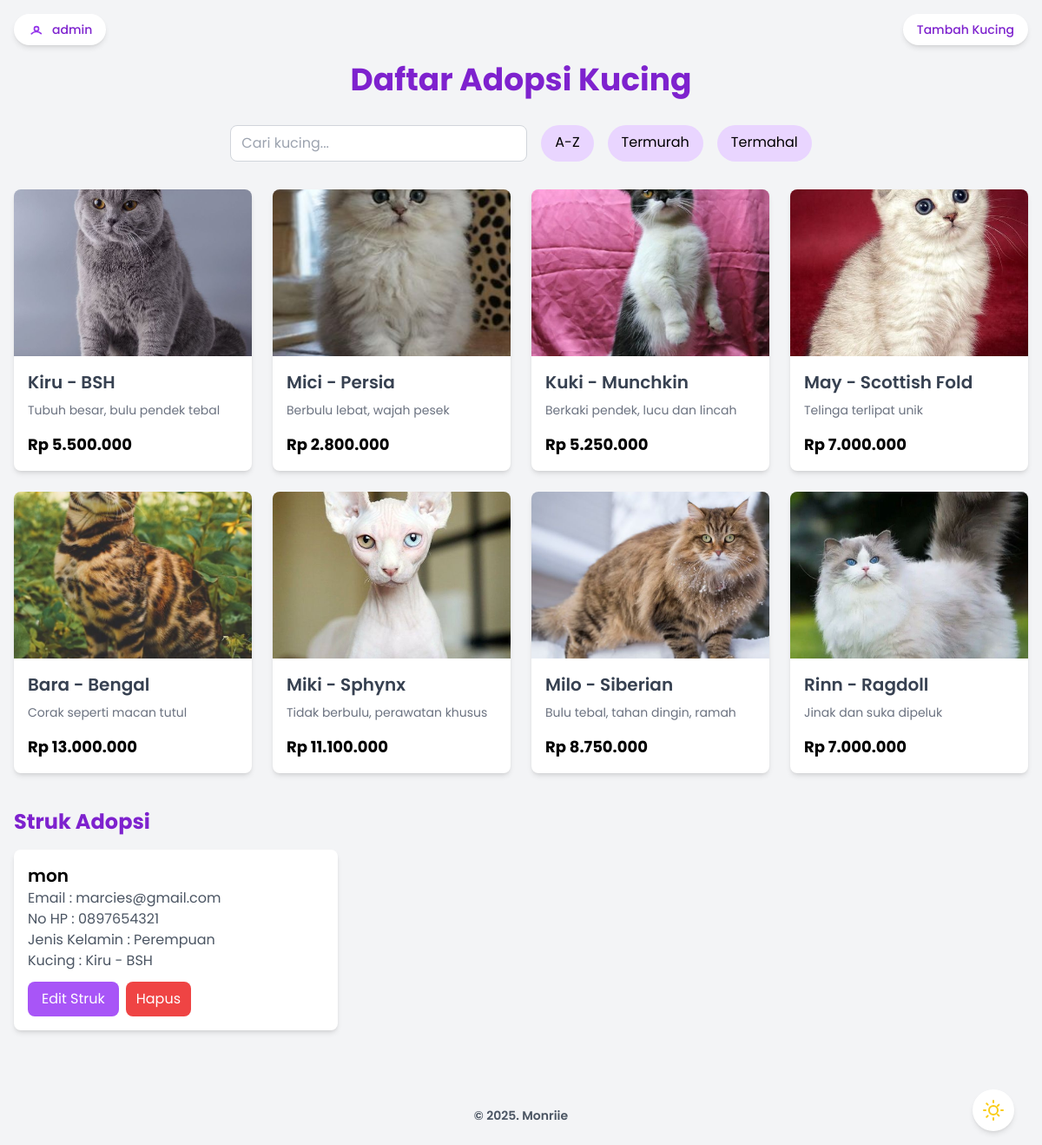
Screenshot of / (signed in) with the database file from the repository.
### tables this page shows
CREATE TABLE `cats` (
  `id` int NOT NULL,
  `img` varchar(255) NOT NULL,
  `name` varchar(100) NOT NULL,
  `description` varchar(255) NOT NULL,
  `price` int NOT NULL,
  `created_at` timestamp NOT NULL DEFAULT CURRENT_TIMESTAMP,
  `updated_at` timestamp NOT NULL DEFAULT CURRENT_TIMESTAMP ON UPDATE CURRENT_TIMESTAMP
);

CREATE TABLE `adoptions` (
  `id` int NOT NULL,
  `cat_id` int DEFAULT NULL,
  `name` varchar(100) NOT NULL,
  `email` varchar(100) NOT NULL,
  `phone` varchar(20) NOT NULL,
  `gender` enum('Laki-laki','Perempuan') NOT NULL,
  `adoption_date` timestamp NOT NULL DEFAULT CURRENT_TIMESTAMP
);

### include/util.php (called while the page is built, shortened)
<?php
$darkMode = isset($_COOKIE['dark_mode']) && $_COOKIE['dark_mode'] === 'true';
?>

### public/index.php (the view, shortened to what this page needs)
<?php
require_once __DIR__ . '/../include/util.php';
$config = new Config();
$conn = $config->getConnection();
class catManager {
    private $conn;
    public function __construct(mysqli $conn) {
        $this->conn = $conn;
    }
    public function getCats($sort = null) {
        $sql = "SELECT * FROM cats";
        $result = mysqli_query($this->conn, $sql);
        return $result ? mysqli_fetch_all($result, MYSQLI_ASSOC) : [];
    }
}
class adoptionManager {
    private $conn;
    public function __construct(mysqli $conn) {
        $this->conn = $conn;
    }
    public function getAdoptions() {
        $sql = "SELECT adoptions.id, adoptions.name, adoptions.email, adoptions.phone, adoptions.gender, cats.name AS cat_name FROM adoptions JOIN cats ON adoptions.cat_id = cats.id";
        $result = mysqli_query($this->conn, $sql);
        return $result ? mysqli_fetch_all($result, MYSQLI_ASSOC) : [];
    }
}
$catManager = new CatManager($conn);
$adoptionManager = new AdoptionManager($conn);
$currentSort = $_GET['sort'] ?? 'all';
$cats = $catManager->getCats($currentSort);
$adoptions = $adoptionManager->getAdoptions();
?>
<!DOCTYPE html>
<html lang="id" class="scroll-smooth <?= $darkMode ? 'dark' : '' ?>">
<head>
    <script src="https://cdn.tailwindcss.com">
    </script>
</head>
<body class="font-[poppins] <?= $darkMode ? 'bg-gray-900' : 'bg-gray-100' ?>">
    <header class="mx-auto mt-10 py-8 max-w-7xl">
        <h1 class="text-4xl font-bold text-center text-purple-700 dark:text-purple-400">Daftar Adopsi Kucing</h1>
    </header>
    <main class="mx-auto px-4 pb-16 max-w-7xl">
        <section aria-labelledby="filter-heading" class="mb-8">
            <nav class="sort_criteria flex justify-center space-x-4">
                <input type="text" id="searchInput" placeholder="Cari kucing..." class="border border-gray-300 rounded-lg px-3 py-2 dark:bg-gray-700 dark:border-gray-600 dark:text-white">
                <a href="?sort=a-z"
                   class="px-4 py-2 dark:bg-purple-900 bg-purple-200 text-black dark:text-white rounded-full hover:bg-purple-300 dark:hover:bg-purple-800 transition <?php echo ($currentSort === 'a-z') ? 'bg-black dark:bg-purple-600 text-white' : ''; ?>"
                   aria-current="<?php echo ($currentSort === 'a-z') ? 'page' : 'false'; ?>">
                    A-Z
                </a>
                <a href="?sort=termurah"
                   class="px-4 py-2 dark:bg-purple-900 bg-purple-200 text-black dark:text-white rounded-full hover:bg-purple-300 dark:hover:bg-purple-800 transition <?php echo ($currentSort === 'termurah') ? 'bg-black dark:bg-purple-600 text-white' : ''; ?>"
                   aria-current="<?php echo ($currentSort === 'termurah') ? 'page' : 'false'; ?>">
                    Termurah
                </a>
                <a href="?sort=termahal"
                   class="px-4 py-2 dark:bg-purple-900 bg-purple-200 text-black dark:text-white rounded-full hover:bg-purple-300 dark:hover:bg-purple-800 transition <?php echo ($currentSort === 'termahal') ? 'bg-black dark:bg-purple-600 text-white' : ''; ?>"
                   aria-current="<?php echo ($currentSort === 'termahal') ? 'page' : 'false'; ?>">
                    Termahal
                </a>
            </nav>
        </section>
        <?php if ($_SESSION['role'] === 'admin') : ?>
            <button id="openPopup" class="fixed top-4 right-4 z-10 flex items-center space-x-2 text-sm font-medium text-purple-700 dark:text-purple-400 bg-white dark:bg-gray-800 px-4 py-2 rounded-full shadow-md hover:bg-purple-100 dark:hover:bg-gray-700 transition" aria-label="Tambah Kucing Baru" aria-haspopup="dialog">
                Tambah Kucing
            </button>
        <?php endif; ?>
        <a href="../app/profile.php" class="fixed top-4 left-4 z-30 flex items-center space-x-2 bg-white dark:text-purple-400 bg-white dark:bg-gray-800 px-4 py-2 rounded-full shadow-md hover:bg-purple-100 dark:hover:bg-gray-700 transition">
            <span class="text-sm font-medium text-purple-700 dark:text-purple-400"><?php echo htmlspecialchars($_SESSION['username'] ?? 'User'); ?></span>
        </a>
        <form method="POST" class="ml-auto">
            <button  type="submit" name="toggle_dark_mode" class="fixed bottom-4 right-8 z-30 flex items-center space-x-2 bg-white dark:bg-gray-700 text-gray-900 dark:text-purple-300 p-3 rounded-full shadow-md hover:shadow-lg transition">
            </button>
        </form>
        <section aria-labelledby="cats-heading">
            <div id="catList" class="catList grid sm:grid-cols-2 md:grid-cols-3 lg:grid-cols-4 gap-6">
                <?php foreach ($cats as $cat): ?>
                    <article
                        class="cat-item bg-white dark:bg-gray-800 rounded-lg shadow-md overflow-hidden hover:shadow-lg"
                        data-name="<?= htmlspecialchars(strtolower($cat['name'])) ?>">
                        <img src="../<?= htmlspecialchars($cat['img']); ?>"
                            alt="<?= htmlspecialchars($cat['name']) ?>"
                            class="w-full h-48 object-cover hover:scale-105">
                        <div class="p-4">
                            <header><h2 class="text-xl font-semibold text-gray-700 dark:text-white"><?= htmlspecialchars($cat['name']) ?></h2></header>
                            <p class="text-gray-500 dark:text-gray-300 text-sm mt-2"><?= htmlspecialchars($cat['description']) ?></p>
                            <p class="text-lg font-bold text-black dark:text-white mt-4">Rp <?= number_format($cat['price'], 0, ',', '.') ?></p>
                        </div>
                    </article>
                <?php endforeach; ?>
            </div>
        </section>
         <section class="mt-10">
            <h2 class="text-2xl font-bold text-purple-700 dark:text-purple-400">Struk Adopsi</h2>
            <div class="grid sm:grid-cols-1 md:grid-cols-2 lg:grid-cols-3 gap-6 mt-4">
                <?php foreach ($adoptions as $adoption) { ?>
                    <div class="bg-white dark:bg-gray-800 p-4 rounded-lg shadow-md">
                        <h3 class="text-xl font-semibold dark:text-white"><?= htmlspecialchars($adoption['name']) ?></h3>
                        <p class="text-gray-600 dark:text-gray-300">Email : <?= htmlspecialchars($adoption['email']) ?></p>
                        <p class="text-gray-600 dark:text-gray-300">No HP : <?= htmlspecialchars($adoption['phone']) ?></p>
                        <p class="text-gray-600 dark:text-gray-300">Jenis Kelamin : <?= htmlspecialchars($adoption['gender']) ?></p>
                        <p class="text-gray-600 dark:text-gray-300">Kucing : <?= htmlspecialchars($adoption['cat_name']) ?></p>
                        <?php if ($_SESSION['role'] === 'admin') : ?>
                            <div class="flex space-x-2 mt-3">
                                <form action="../app/update_struk.php" method="GET" class="inline-block">
                                    <button type="submit" class="bg-purple-500 text-white py-2 px-4 rounded-lg hover:bg-purple-600">
                                        Edit Struk
                                    </button>
                                </form>
                                <form method="POST" class="inline-block">
                                    <button type="submit" name="remove_struk" class="bg-red-500 text-white py-2 px-3 rounded-lg hover:bg-red-600 transition duration-300">
                                        Hapus
                                    </button>
                                </form>
                            </div>
                        <?php endif; ?>
                    </div>
                <?php } ?>
            </div>
        </section>
    </main>
    <footer class="mx-auto px-4 py-6 max-w-7xl text-center text-gray-600 dark:text-gray-400 text-sm font-semibold">
        <p>&copy; <?php echo date('Y'); ?>. Monriie</p>
    </footer>
</body>
</html>

### rows the page displays
cats: img (picture), name "Kiru - BSH", description "Tubuh besar, bulu pendek tebal", price "5.500.000"
cats: img (picture), name "Mici - Persia", description "Berbulu lebat, wajah pesek", price "2.800.000"
cats: img (picture), name "Kuki - Munchkin", description "Berkaki pendek, lucu dan lincah", price "5.250.000"
cats: img (picture), name "May - Scottish Fold", description "Telinga terlipat unik", price "7.000.000"
cats: img (picture), name "Bara - Bengal", description "Corak seperti macan tutul", price "13.000.000"
cats: img (picture), name "Miki - Sphynx", description "Tidak berbulu, perawatan khusus", price "11.100.000"
cats: img (picture), name "Milo - Siberian", description "Bulu tebal, tahan dingin, ramah", price "8.750.000"
cats: img (picture), name "Rinn - Ragdoll", description "Jinak dan suka dipeluk", price "7.000.000"
adoptions: name "mon", email "marcies@gmail.com", phone "0897654321", gender "Perempuan", cat.name "Kiru - BSH"

### other values shown
$_SESSION['username'] "admin"
